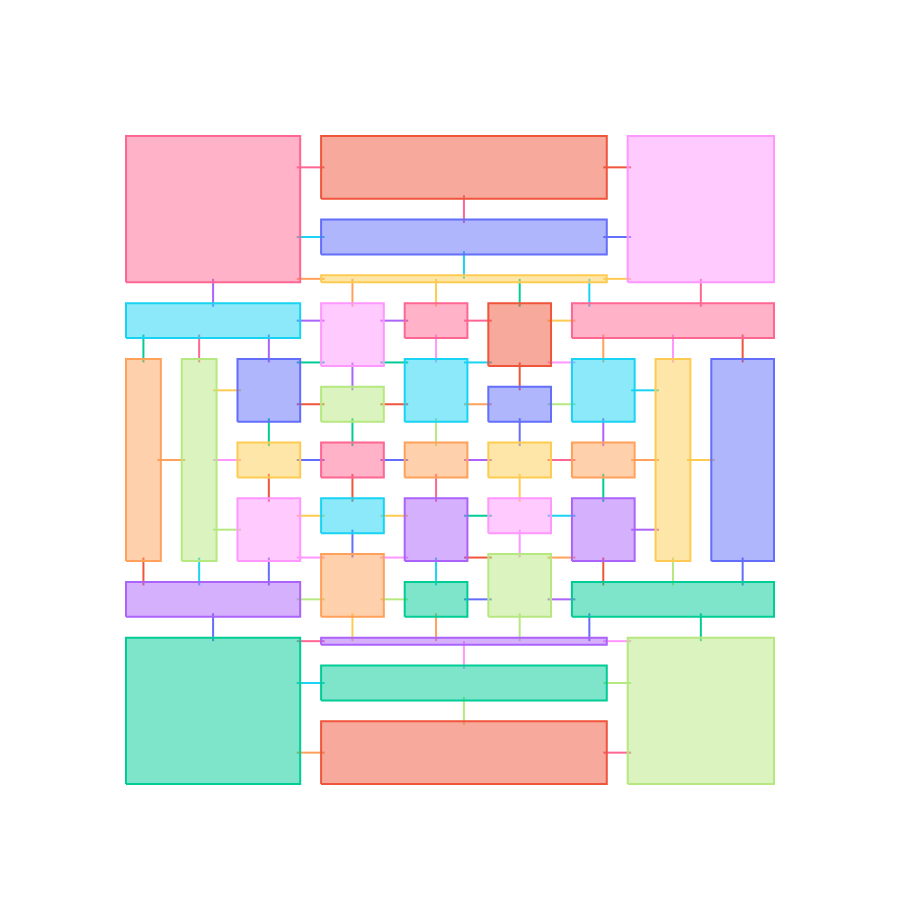

Source (notebook cell):
### Code cell
fig = go.Figure()

axis = dict(showline=False, zeroline=False,showgrid=False,showticklabels=False,)
fig.update_layout(showlegend=False,xaxis=axis,yaxis=axis,plot_bgcolor='white')
fig.update_layout(
         autosize=False,
            width=900,
            height=900,
        hoverlabel=dict(
        bgcolor="white",
        font_size=16,
        font_family="Rockwell"
        )
)
fig.update_xaxes(fixedrange=True)
fig.update_yaxes(scaleanchor = "x",scaleratio = 1,)
#if show_name: self.depoly_label(fig)
for obj in objects:fig.add_trace(obj)
fig

### Figure 1 — Plotly figure (JSON) as saved in the notebook; plotly's stock layout.template omitted (floating-point values rounded to 4 significant figures)
{"data": [{"fill": "toself", "hoverinfo": "text", "hoveron": "points", "mode": "lines", "text": "D=2.0", "type": "scatter", "x": [12, 12], "y": [20, 24]}, {"fill": "toself", "hoverinfo": "text", "hoveron": "points", "mode": "lines", "text": "D=2.0", "type": "scatter", "x": [2, 2], "y": [28, 32]}, {"fill": "toself", "hoverinfo": "text", "hoveron": "points", "mode": "lines", "text": "D=2.0", "type": "scatter", "x": [2, 2], "y": [60, 64]}, {"fill": "toself", "hoverinfo": "text", "hoveron": "points", "mode": "lines", "text": "D=2.0", "type": "scatter", "x": [12, 12], "y": [68, 72]}, {"fill": "toself", "hoverinfo": "text", "hoveron": "points", "mode": "lines", "text": "D=3.0", "type": "scatter", "x": [4, 8], "y": [46, 46]}, {"fill": "toself", "hoverinfo": "text", "hoveron": "points", "mode": "lines", "text": "D=3.0", "type": "scatter", "x": [10, 10], "y": [28, 32]}, {"fill": "toself", "hoverinfo": "text", "hoveron": "points", "mode": "lines", "text": "D=3.0", "type": "scatter", "x": [10, 10], "y": [60, 64]}, {"fill": "toself", "hoverinfo": "text", "hoveron": "points", "mode": "lines", "text": "D=4.0", "type": "scatter", "x": [12, 16], "y": [36, 36]}, {"fill": "toself", "hoverinfo": "text", "hoveron": "points", "mode": "lines", "text": "D=4.0", "type": "scatter", "x": [12, 16], "y": [46, 46]}, {"fill": "toself", "hoverinfo": "text", "hoveron": "points", "mode": "lines", "text": "D=4.0", "type": "scatter", "x": [12, 16], "y": [56, 56]}, {"fill": "toself", "hoverinfo": "text", "hoveron": "points", "mode": "lines", "text": "D=4.0", "type": "scatter", "x": [20, 20], "y": [28, 32]}, {"fill": "toself", "hoverinfo": "text", "hoveron": "points", "mode": "lines", "text": "D=4.0", "type": "scatter", "x": [20, 20], "y": [40, 44]}, {"fill": "toself", "hoverinfo": "text", "hoveron": "points", "mode": "lines", "text": "D=4.0", "type": "scatter", "x": [20, 20], "y": [48, 52]}, {"fill": "toself", "hoverinfo": "text", "hoveron": "points", "mode": "lines", "text": "D=4.0", "type": "scatter", "x": [20, 20], "y": [60, 64]}, {"fill": "toself", "hoverinfo": "text", "hoveron": "points", "mode": "lines", "text": "D=2.0", "type": "scatter", "x": [24, 28], "y": [4, 4]}, {"fill": "toself", "hoverinfo": "text", "hoveron": "points", "mode": "lines", "text": "D=3.0", "type": "scatter", "x": [24, 28], "y": [14, 14]}, {"fill": "toself", "hoverinfo": "text", "hoveron": "points", "mode": "lines", "text": "D=4.0", "type": "scatter", "x": [24, 28], "y": [20, 20]}, {"fill": "toself", "hoverinfo": "text", "hoveron": "points", "mode": "lines", "text": "D=4.0", "type": "scatter", "x": [24, 28], "y": [26, 26]}, {"fill": "toself", "hoverinfo": "text", "hoveron": "points", "mode": "lines", "text": "D=5.0", "type": "scatter", "x": [24, 28], "y": [32, 32]}, {"fill": "toself", "hoverinfo": "text", "hoveron": "points", "mode": "lines", "text": "D=5.0", "type": "scatter", "x": [24, 28], "y": [38, 38]}, {"fill": "toself", "hoverinfo": "text", "hoveron": "points", "mode": "lines", "text": "D=5.0", "type": "scatter", "x": [24, 28], "y": [46, 46]}, {"fill": "toself", "hoverinfo": "text", "hoveron": "points", "mode": "lines", "text": "D=5.0", "type": "scatter", "x": [24, 28], "y": [54, 54]}, {"fill": "toself", "hoverinfo": "text", "hoveron": "points", "mode": "lines", "text": "D=5.0", "type": "scatter", "x": [24, 28], "y": [60, 60]}, {"fill": "toself", "hoverinfo": "text", "hoveron": "points", "mode": "lines", "text": "D=4.0", "type": "scatter", "x": [24, 28], "y": [66, 66]}, {"fill": "toself", "hoverinfo": "text", "hoveron": "points", "mode": "lines", "text": "D=4.0", "type": "scatter", "x": [24, 28], "y": [72, 72]}, {"fill": "toself", "hoverinfo": "text", "hoveron": "points", "mode": "lines", "text": "D=3.0", "type": "scatter", "x": [24, 28], "y": [78, 78]}, {"fill": "toself", "hoverinfo": "text", "hoveron": "points", "mode": "lines", "text": "D=2.0", "type": "scatter", "x": [24, 28], "y": [88, 88]}, {"fill": "toself", "hoverinfo": "text", "hoveron": "points", "mode": "lines", "text": "D=3.0", "type": "scatter", "x": [48, 48], "y": [8, 12]}, {"fill": "toself", "hoverinfo": "text", "hoveron": "points", "mode": "lines", "text": "D=4.0", "type": "scatter", "x": [48, 48], "y": [16, 20]}, {"fill": "toself", "hoverinfo": "text", "hoveron": "points", "mode": "lines", "text": "D=4.0", "type": "scatter", "x": [32, 32], "y": [20, 24]}, {"fill": "toself", "hoverinfo": "text", "hoveron": "points", "mode": "lines", "text": "D=6.0", "type": "scatter", "x": [32, 32], "y": [32, 36]}, {"fill": "toself", "hoverinfo": "text", "hoveron": "points", "mode": "lines", "text": "D=6.0", "type": "scatter", "x": [32, 32], "y": [40, 44]}, {"fill": "toself", "hoverinfo": "text", "hoveron": "points", "mode": "lines", "text": "D=6.0", "type": "scatter", "x": [32, 32], "y": [48, 52]}, {"fill": "toself", "hoverinfo": "text", "hoveron": "points", "mode": "lines", "text": "D=6.0", "type": "scatter", "x": [32, 32], "y": [56, 60]}, {"fill": "toself", "hoverinfo": "text", "hoveron": "points", "mode": "lines", "text": "D=4.0", "type": "scatter", "x": [32, 32], "y": [68, 72]}, {"fill": "toself", "hoverinfo": "text", "hoveron": "points", "mode": "lines", "text": "D=4.0", "type": "scatter", "x": [48, 48], "y": [72, 76]}, {"fill": "toself", "hoverinfo": "text", "hoveron": "points", "mode": "lines", "text": "D=3.0", "type": "scatter", "x": [48, 48], "y": [80, 84]}, {"fill": "toself", "hoverinfo": "text", "hoveron": "points", "mode": "lines", "text": "D=5.0", "type": "scatter", "x": [36, 40], "y": [26, 26]}, {"fill": "toself", "hoverinfo": "text", "hoveron": "points", "mode": "lines", "text": "D=6.0", "type": "scatter", "x": [36, 40], "y": [32, 32]}, {"fill": "toself", "hoverinfo": "text", "hoveron": "points", "mode": "lines", "text": "D=7.0", "type": "scatter", "x": [36, 40], "y": [38, 38]}, {"fill": "toself", "hoverinfo": "text", "hoveron": "points", "mode": "lines", "text": "D=7.0", "type": "scatter", "x": [36, 40], "y": [46, 46]}, {"fill": "toself", "hoverinfo": "text", "hoveron": "points", "mode": "lines", "text": "D=7.0", "type": "scatter", "x": [36, 40], "y": [54, 54]}, {"fill": "toself", "hoverinfo": "text", "hoveron": "points", "mode": "lines", "text": "D=6.0", "type": "scatter", "x": [36, 40], "y": [60, 60]}, {"fill": "toself", "hoverinfo": "text", "hoveron": "points", "mode": "lines", "text": "D=5.0", "type": "scatter", "x": [36, 40], "y": [66, 66]}, {"fill": "toself", "hoverinfo": "text", "hoveron": "points", "mode": "lines", "text": "D=5.0", "type": "scatter", "x": [44, 44], "y": [20, 24]}, {"fill": "toself", "hoverinfo": "text", "hoveron": "points", "mode": "lines", "text": "D=6.0", "type": "scatter", "x": [44, 44], "y": [28, 32]}, {"fill": "toself", "hoverinfo": "text", "hoveron": "points", "mode": "lines", "text": "D=7.0", "type": "scatter", "x": [44, 44], "y": [40, 44]}, {"fill": "toself", "hoverinfo": "text", "hoveron": "points", "mode": "lines", "text": "D=7.0", "type": "scatter", "x": [44, 44], "y": [48, 52]}, {"fill": "toself", "hoverinfo": "text", "hoveron": "points", "mode": "lines", "text": "D=6.0", "type": "scatter", "x": [44, 44], "y": [60, 64]}, {"fill": "toself", "hoverinfo": "text", "hoveron": "points", "mode": "lines", "text": "D=5.0", "type": "scatter", "x": [44, 44], "y": [68, 72]}, {"fill": "toself", "hoverinfo": "text", "hoveron": "points", "mode": "lines", "text": "D=5.0", "type": "scatter", "x": [48, 52], "y": [26, 26]}, {"fill": "toself", "hoverinfo": "text", "hoveron": "points", "mode": "lines", "text": "D=6.0", "type": "scatter", "x": [48, 52], "y": [32, 32]}, {"fill": "toself", "hoverinfo": "text", "hoveron": "points", "mode": "lines", "text": "D=7.0", "type": "scatter", "x": [48, 52], "y": [38, 38]}, {"fill": "toself", "hoverinfo": "text", "hoveron": "points", "mode": "lines", "text": "D=8.0", "type": "scatter", "x": [48, 52], "y": [46, 46]}, {"fill": "toself", "hoverinfo": "text", "hoveron": "points", "mode": "lines", "text": "D=7.0", "type": "scatter", "x": [48, 52], "y": [54, 54]}, {"fill": "toself", "hoverinfo": "text", "hoveron": "points", "mode": "lines", "text": "D=6.0", "type": "scatter", "x": [48, 52], "y": [60, 60]}, {"fill": "toself", "hoverinfo": "text", "hoveron": "points", "mode": "lines", "text": "D=5.0", "type": "scatter", "x": [48, 52], "y": [66, 66]}, {"fill": "toself", "hoverinfo": "text", "hoveron": "points", "mode": "lines", "text": "D=5.0", "type": "scatter", "x": [56, 56], "y": [20, 24]}, {"fill": "toself", "hoverinfo": "text", "hoveron": "points", "mode": "lines", "text": "D=6.0", "type": "scatter", "x": [56, 56], "y": [32, 36]}, {"fill": "toself", "hoverinfo": "text", "hoveron": "points", "mode": "lines", "text": "D=7.0", "type": "scatter", "x": [56, 56], "y": [40, 44]}, {"fill": "toself", "hoverinfo": "text", "hoveron": "points", "mode": "lines", "text": "D=7.0", "type": "scatter", "x": [56, 56], "y": [48, 52]}, {"fill": "toself", "hoverinfo": "text", "hoveron": "points", "mode": "lines", "text": "D=6.0", "type": "scatter", "x": [56, 56], "y": [56, 60]}, {"fill": "toself", "hoverinfo": "text", "hoveron": "points", "mode": "lines", "text": "D=5.0", "type": "scatter", "x": [56, 56], "y": [68, 72]}, {"fill": "toself", "hoverinfo": "text", "hoveron": "points", "mode": "lines", "text": "D=5.0", "type": "scatter", "x": [60, 64], "y": [26, 26]}, {"fill": "toself", "hoverinfo": "text", "hoveron": "points", "mode": "lines", "text": "D=5.0", "type": "scatter", "x": [60, 64], "y": [32, 32]}, {"fill": "toself", "hoverinfo": "text", "hoveron": "points", "mode": "lines", "text": "D=6.0", "type": "scatter", "x": [60, 64], "y": [38, 38]}, {"fill": "toself", "hoverinfo": "text", "hoveron": "points", "mode": "lines", "text": "D=6.0", "type": "scatter", "x": [60, 64], "y": [46, 46]}, {"fill": "toself", "hoverinfo": "text", "hoveron": "points", "mode": "lines", "text": "D=6.0", "type": "scatter", "x": [60, 64], "y": [54, 54]}, {"fill": "toself", "hoverinfo": "text", "hoveron": "points", "mode": "lines", "text": "D=5.0", "type": "scatter", "x": [60, 64], "y": [60, 60]}, {"fill": "toself", "hoverinfo": "text", "hoveron": "points", "mode": "lines", "text": "D=5.0", "type": "scatter", "x": [60, 64], "y": [66, 66]}, {"fill": "toself", "hoverinfo": "text", "hoveron": "points", "mode": "lines", "text": "D=4.0", "type": "scatter", "x": [66, 66], "y": [20, 24]}, {"fill": "toself", "hoverinfo": "text", "hoveron": "points", "mode": "lines", "text": "D=4.0", "type": "scatter", "x": [68, 68], "y": [28, 32]}, {"fill": "toself", "hoverinfo": "text", "hoveron": "points", "mode": "lines", "text": "D=5.0", "type": "scatter", "x": [68, 68], "y": [40, 44]}, {"fill": "toself", "hoverinfo": "text", "hoveron": "points", "mode": "lines", "text": "D=5.0", "type": "scatter", "x": [68, 68], "y": [48, 52]}, {"fill": "toself", "hoverinfo": "text", "hoveron": "points", "mode": "lines", "text": "D=4.0", "type": "scatter", "x": [68, 68], "y": [60, 64]}, {"fill": "toself", "hoverinfo": "text", "hoveron": "points", "mode": "lines", "text": "D=4.0", "type": "scatter", "x": [66, 66], "y": [68, 72]}, {"fill": "toself", "hoverinfo": "text", "hoveron": "points", "mode": "lines", "text": "D=2.0", "type": "scatter", "x": [68, 72], "y": [4, 4]}, {"fill": "toself", "hoverinfo": "text", "hoveron": "points", "mode": "lines", "text": "D=3.0", "type": "scatter", "x": [68, 72], "y": [14, 14]}, {"fill": "toself", "hoverinfo": "text", "hoveron": "points", "mode": "lines", "text": "D=3.0", "type": "scatter", "x": [68, 72], "y": [20, 20]}, {"fill": "toself", "hoverinfo": "text", "hoveron": "points", "mode": "lines", "text": "D=3.0", "type": "scatter", "x": [68, 72], "y": [72, 72]}, {"fill": "toself", "hoverinfo": "text", "hoveron": "points", "mode": "lines", "text": "D=3.0", "type": "scatter", "x": [68, 72], "y": [78, 78]}, {"fill": "toself", "hoverinfo": "text", "hoveron": "points", "mode": "lines", "text": "D=2.0", "type": "scatter", "x": [68, 72], "y": [88, 88]}, {"fill": "toself", "hoverinfo": "text", "hoveron": "points", "mode": "lines", "text": "D=2.0", "type": "scatter", "x": [82, 82], "y": [20, 24]}, {"fill": "toself", "hoverinfo": "text", "hoveron": "points", "mode": "lines", "text": "D=4.0", "type": "scatter", "x": [72, 76], "y": [36, 36]}, {"fill": "toself", "hoverinfo": "text", "hoveron": "points", "mode": "lines", "text": "D=4.0", "type": "scatter", "x": [72, 76], "y": [46, 46]}, {"fill": "toself", "hoverinfo": "text", "hoveron": "points", "mode": "lines", "text": "D=4.0", "type": "scatter", "x": [72, 76], "y": [56, 56]}, {"fill": "toself", "hoverinfo": "text", "hoveron": "points", "mode": "lines", "text": "D=2.0", "type": "scatter", "x": [82, 82], "y": [68, 72]}, {"fill": "toself", "hoverinfo": "text", "hoveron": "points", "mode": "lines", "text": "D=3.0", "type": "scatter", "x": [78, 78], "y": [28, 32]}, {"fill": "toself", "hoverinfo": "text", "hoveron": "points", "mode": "lines", "text": "D=3.0", "type": "scatter", "x": [78, 78], "y": [60, 64]}, {"fill": "toself", "hoverinfo": "text", "hoveron": "points", "mode": "lines", "text": "D=3.0", "type": "scatter", "x": [80, 84], "y": [46, 46]}, {"fill": "toself", "hoverinfo": "text", "hoveron": "points", "mode": "lines", "text": "D=2.0", "type": "scatter", "x": [88, 88], "y": [28, 32]}, {"fill": "toself", "hoverinfo": "text", "hoveron": "points", "mode": "lines", "text": "D=2.0", "type": "scatter", "x": [88, 88], "y": [60, 64]}, {"fill": "toself", "hoverinfo": "text", "hoveron": "fills", "mode": "lines", "text": "G=0", "type": "scatter", "x": [-0.5, -0.5, 24.5, 24.5, -0.5], "y": [-0.5, 20.5, 20.5, -0.5, -0.5]}, {"fill": "toself", "hoverinfo": "text", "hoveron": "fills", "mode": "lines", "text": "G=1", "type": "scatter", "x": [-0.5, -0.5, 24.5, 24.5, -0.5], "y": [23.5, 28.5, 28.5, 23.5, 23.5]}, {"fill": "toself", "hoverinfo": "text", "hoveron": "fills", "mode": "lines", "text": "G=2", "type": "scatter", "x": [-0.5, -0.5, 4.5, 4.5, -0.5], "y": [31.5, 60.5, 60.5, 31.5, 31.5]}, {"fill": "toself", "hoverinfo": "text", "hoveron": "fills", "mode": "lines", "text": "G=3", "type": "scatter", "x": [-0.5, -0.5, 24.5, 24.5, -0.5], "y": [63.5, 68.5, 68.5, 63.5, 63.5]}, {"fill": "toself", "hoverinfo": "text", "hoveron": "fills", "mode": "lines", "text": "G=4", "type": "scatter", "x": [-0.5, -0.5, 24.5, 24.5, -0.5], "y": [71.5, 92.5, 92.5, 71.5, 71.5]}, {"fill": "toself", "hoverinfo": "text", "hoveron": "fills", "mode": "lines", "text": "G=5", "type": "scatter", "x": [7.5, 7.5, 12.5, 12.5, 7.5], "y": [31.5, 60.5, 60.5, 31.5, 31.5]}, {"fill": "toself", "hoverinfo": "text", "hoveron": "fills", "mode": "lines", "text": "G=6", "type": "scatter", "x": [15.5, 15.5, 24.5, 24.5, 15.5], "y": [31.5, 40.5, 40.5, 31.5, 31.5]}, {"fill": "toself", "hoverinfo": "text", "hoveron": "fills", "mode": "lines", "text": "G=7", "type": "scatter", "x": [15.5, 15.5, 24.5, 24.5, 15.5], "y": [43.5, 48.5, 48.5, 43.5, 43.5]}, {"fill": "toself", "hoverinfo": "text", "hoveron": "fills", "mode": "lines", "text": "G=8", "type": "scatter", "x": [15.5, 15.5, 24.5, 24.5, 15.5], "y": [51.5, 60.5, 60.5, 51.5, 51.5]}, {"fill": "toself", "hoverinfo": "text", "hoveron": "fills", "mode": "lines", "text": "G=9", "type": "scatter", "x": [27.5, 27.5, 68.5, 68.5, 27.5], "y": [-0.5, 8.5, 8.5, -0.5, -0.5]}, {"fill": "toself", "hoverinfo": "text", "hoveron": "fills", "mode": "lines", "text": "G=10", "type": "scatter", "x": [27.5, 27.5, 68.5, 68.5, 27.5], "y": [11.5, 16.5, 16.5, 11.5, 11.5]}, {"fill": "toself", "hoverinfo": "text", "hoveron": "fills", "mode": "lines", "text": "G=11", "type": "scatter", "x": [27.5, 27.5, 68.5, 68.5, 27.5], "y": [19.5, 20.5, 20.5, 19.5, 19.5]}, {"fill": "toself", "hoverinfo": "text", "hoveron": "fills", "mode": "lines", "text": "G=12", "type": "scatter", "x": [27.5, 27.5, 36.5, 36.5, 27.5], "y": [23.5, 32.5, 32.5, 23.5, 23.5]}, {"fill": "toself", "hoverinfo": "text", "hoveron": "fills", "mode": "lines", "text": "G=13", "type": "scatter", "x": [27.5, 27.5, 36.5, 36.5, 27.5], "y": [35.5, 40.5, 40.5, 35.5, 35.5]}, {"fill": "toself", "hoverinfo": "text", "hoveron": "fills", "mode": "lines", "text": "G=14", "type": "scatter", "x": [27.5, 27.5, 36.5, 36.5, 27.5], "y": [43.5, 48.5, 48.5, 43.5, 43.5]}, {"fill": "toself", "hoverinfo": "text", "hoveron": "fills", "mode": "lines", "text": "G=15", "type": "scatter", "x": [27.5, 27.5, 36.5, 36.5, 27.5], "y": [51.5, 56.5, 56.5, 51.5, 51.5]}, {"fill": "toself", "hoverinfo": "text", "hoveron": "fills", "mode": "lines", "text": "G=16", "type": "scatter", "x": [27.5, 27.5, 36.5, 36.5, 27.5], "y": [59.5, 68.5, 68.5, 59.5, 59.5]}, {"fill": "toself", "hoverinfo": "text", "hoveron": "fills", "mode": "lines", "text": "G=17", "type": "scatter", "x": [27.5, 27.5, 68.5, 68.5, 27.5], "y": [71.5, 72.5, 72.5, 71.5, 71.5]}, {"fill": "toself", "hoverinfo": "text", "hoveron": "fills", "mode": "lines", "text": "G=18", "type": "scatter", "x": [27.5, 27.5, 68.5, 68.5, 27.5], "y": [75.5, 80.5, 80.5, 75.5, 75.5]}, {"fill": "toself", "hoverinfo": "text", "hoveron": "fills", "mode": "lines", "text": "G=19", "type": "scatter", "x": [27.5, 27.5, 68.5, 68.5, 27.5], "y": [83.5, 92.5, 92.5, 83.5, 83.5]}, {"fill": "toself", "hoverinfo": "text", "hoveron": "fills", "mode": "lines", "text": "G=20", "type": "scatter", "x": [39.5, 39.5, 48.5, 48.5, 39.5], "y": [23.5, 28.5, 28.5, 23.5, 23.5]}, {"fill": "toself", "hoverinfo": "text", "hoveron": "fills", "mode": "lines", "text": "G=21", "type": "scatter", "x": [39.5, 39.5, 48.5, 48.5, 39.5], "y": [31.5, 40.5, 40.5, 31.5, 31.5]}, {"fill": "toself", "hoverinfo": "text", "hoveron": "fills", "mode": "lines", "text": "G=22", "type": "scatter", "x": [39.5, 39.5, 48.5, 48.5, 39.5], "y": [43.5, 48.5, 48.5, 43.5, 43.5]}, {"fill": "toself", "hoverinfo": "text", "hoveron": "fills", "mode": "lines", "text": "G=23", "type": "scatter", "x": [39.5, 39.5, 48.5, 48.5, 39.5], "y": [51.5, 60.5, 60.5, 51.5, 51.5]}, {"fill": "toself", "hoverinfo": "text", "hoveron": "fills", "mode": "lines", "text": "G=24", "type": "scatter", "x": [39.5, 39.5, 48.5, 48.5, 39.5], "y": [63.5, 68.5, 68.5, 63.5, 63.5]}, {"fill": "toself", "hoverinfo": "text", "hoveron": "fills", "mode": "lines", "text": "G=25", "type": "scatter", "x": [51.5, 51.5, 60.5, 60.5, 51.5], "y": [23.5, 32.5, 32.5, 23.5, 23.5]}, {"fill": "toself", "hoverinfo": "text", "hoveron": "fills", "mode": "lines", "text": "G=26", "type": "scatter", "x": [51.5, 51.5, 60.5, 60.5, 51.5], "y": [35.5, 40.5, 40.5, 35.5, 35.5]}, {"fill": "toself", "hoverinfo": "text", "hoveron": "fills", "mode": "lines", "text": "G=27", "type": "scatter", "x": [51.5, 51.5, 60.5, 60.5, 51.5], "y": [43.5, 48.5, 48.5, 43.5, 43.5]}, {"fill": "toself", "hoverinfo": "text", "hoveron": "fills", "mode": "lines", "text": "G=28", "type": "scatter", "x": [51.5, 51.5, 60.5, 60.5, 51.5], "y": [51.5, 56.5, 56.5, 51.5, 51.5]}, {"fill": "toself", "hoverinfo": "text", "hoveron": "fills", "mode": "lines", "text": "G=29", "type": "scatter", "x": [51.5, 51.5, 60.5, 60.5, 51.5], "y": [59.5, 68.5, 68.5, 59.5, 59.5]}, {"fill": "toself", "hoverinfo": "text", "hoveron": "fills", "mode": "lines", "text": "G=30", "type": "scatter", "x": [63.5, 63.5, 92.5, 92.5, 63.5], "y": [23.5, 28.5, 28.5, 23.5, 23.5]}, {"fill": "toself", "hoverinfo": "text", "hoveron": "fills", "mode": "lines", "text": "G=31", "type": "scatter", "x": [63.5, 63.5, 72.5, 72.5, 63.5], "y": [31.5, 40.5, 40.5, 31.5, 31.5]}, {"fill": "toself", "hoverinfo": "text", "hoveron": "fills", "mode": "lines", "text": "G=32", "type": "scatter", "x": [63.5, 63.5, 72.5, 72.5, 63.5], "y": [43.5, 48.5, 48.5, 43.5, 43.5]}, {"fill": "toself", "hoverinfo": "text", "hoveron": "fills", "mode": "lines", "text": "G=33", "type": "scatter", "x": [63.5, 63.5, 72.5, 72.5, 63.5], "y": [51.5, 60.5, 60.5, 51.5, 51.5]}, {"fill": "toself", "hoverinfo": "text", "hoveron": "fills", "mode": "lines", "text": "G=34", "type": "scatter", "x": [63.5, 63.5, 92.5, 92.5, 63.5], "y": [63.5, 68.5, 68.5, 63.5, 63.5]}, {"fill": "toself", "hoverinfo": "text", "hoveron": "fills", "mode": "lines", "text": "G=35", "type": "scatter", "x": [71.5, 71.5, 92.5, 92.5, 71.5], "y": [-0.5, 20.5, 20.5, -0.5, -0.5]}, {"fill": "toself", "hoverinfo": "text", "hoveron": "fills", "mode": "lines", "text": "G=36", "type": "scatter", "x": [71.5, 71.5, 92.5, 92.5, 71.5], "y": [71.5, 92.5, 92.5, 71.5, 71.5]}, {"fill": "toself", "hoverinfo": "text", "hoveron": "fills", "mode": "lines", "text": "G=37", "type": "scatter", "x": [75.5, 75.5, 80.5, 80.5, 75.5], "y": [31.5, 60.5, 60.5, 31.5, 31.5]}, {"fill": "toself", "hoverinfo": "text", "hoveron": "fills", "mode": "lines", "text": "G=38", "type": "scatter", "x": [83.5, 83.5, 92.5, 92.5, 83.5], "y": [31.5, 60.5, 60.5, 31.5, 31.5]}], "layout": {"autosize": false, "height": 900, "hoverlabel": {"bgcolor": "white", "font": {"family": "Rockwell", "size": 16}}, "plot_bgcolor": "white", "showlegend": false, "width": 900, "xaxis": {"fixedrange": true, "showgrid": false, "showline": false, "showticklabels": false, "zeroline": false}, "yaxis": {"scaleanchor": "x", "scaleratio": 1, "showgrid": false, "showline": false, "showticklabels": false, "zeroline": false}}}
